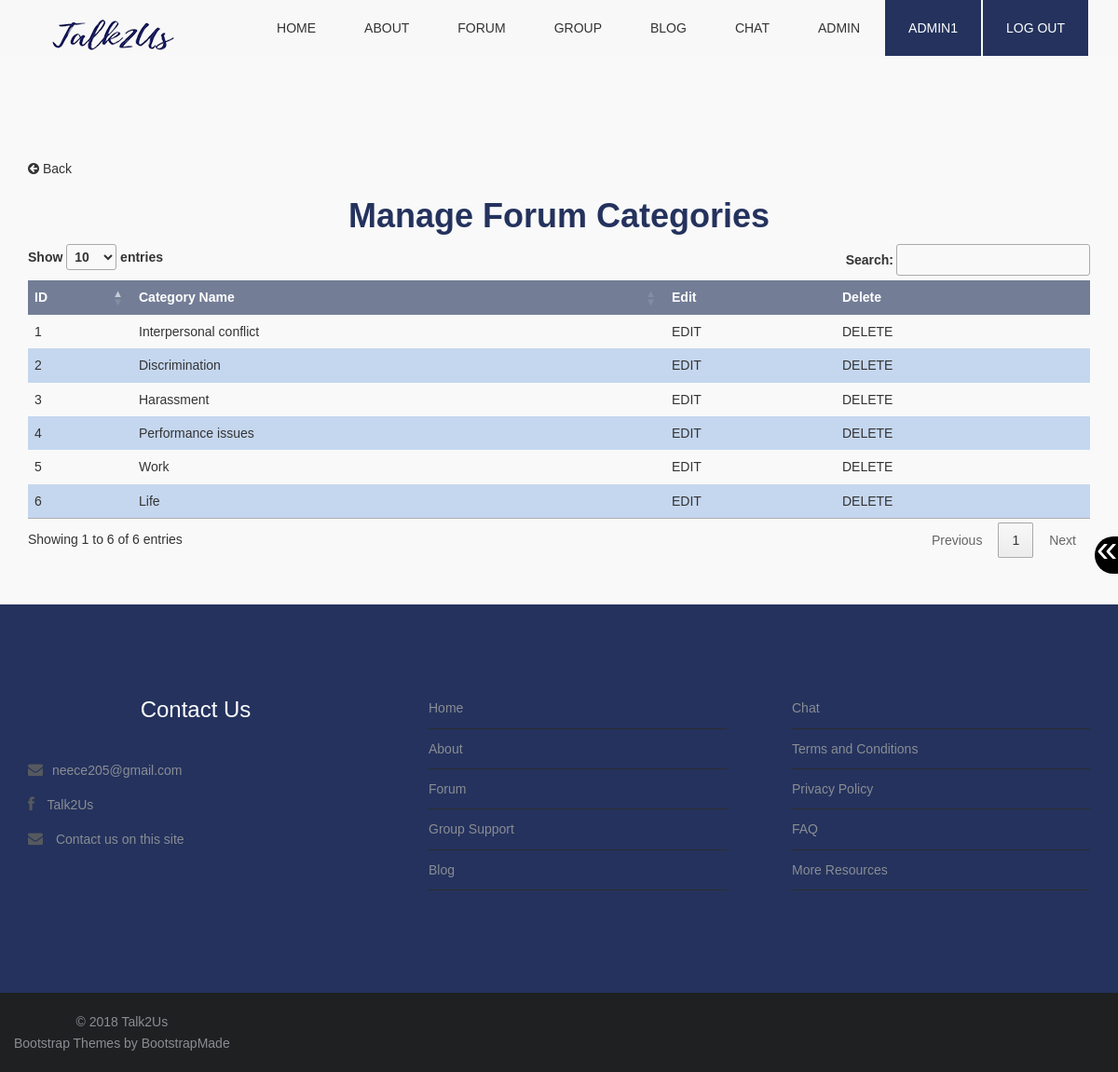
/manageDBCat.php (signed in), run on the app's committed database.
### tables this page shows
CREATE TABLE `forumcategory` (
  `categoryID` int(10) NOT NULL,
  `categoryName` varchar(255) NOT NULL
);

### manageDBCat.php (the view, shortened to what this page needs)
<?php
	require_once("function.php");
	include "database_conn.php";
	if(isset($_SESSION['userID'])){
		$accountID = $_SESSION['role'];
	}
	$sqlfaq = "SELECT *
	FROM forumcategory
	ORDER BY categoryID";
	$rsfaq = mysqli_query($conn,$sqlfaq)
	or die(mysqli_error($conn));
	echo makePageStart("Talk2Us - Manage Forum Categories");
	echo makeNav("");
	echo resizeButtons();
?>
<section class="box">
	<div class="container top-content">
<?php
	if (isset($_SESSION['userID'])){
		if ($accountID == "1") {
			if (mysqli_affected_rows($conn)>0) {
?>
	<a href="manageDB.php" class="backButton"><p><i class="fa fa-arrow-circle-left fa-1x"></i> Back</p></a>
	<h1><strong>Manage Forum Categories </strong></h1>
	<table id="dbCattable">
		<thead>
			<tr>
				<th>ID</th>
				<th>Category Name</th>
				<th>Edit</th>
				<th>Delete</th>
			</tr>
		</thead>
		<tbody>
<?php
				while($row = mysqli_fetch_assoc($rsfaq)){
					$id				= 	$row["categoryID"];
					$name			=	$row["categoryName"];
					echo "<tr>";
					echo "<td>$id</td>";
					echo "<td><a href=\"manageDbTopic.php?categoryid=$id\">$name</a></td>";
					echo "<td><a href=\"editDBCat.php?categoryid=$id\">EDIT</a></td>";
					echo "<td><a onClick=\"javascript: return confirm(' Are you sure you want to delete $name? ');\" href=\"deleteDBCat.php?categoryid=$id\">DELETE</a></td>";
					echo "</tr>";
				}
				echo"</tbody>";
				echo"</table>";
			} else {
				echo noexist("Discussion Board Categories");
				echo "<a href=\"manageDB.php\"><p>Return to manage forums</p></a>";
				echo "<a href=\"admin.php\"><p>Return to admin page</p></a>";
			}
		} else {
			echo wronglog("Admins");
		}
	} else {
		echo nolog();
	}
?>
</div>
</section>
<?php
	echo makeFooter();
?>

### css/style.css (style rules this page uses)
body { font-family: Arial, Helvetica, sans-serif; font-size:14px; font-weight:300; line-height:1.6em; color:#333; background-color:#fff; }
h1 { text-align:center; color: #24325D; }
p { color:#333; }
a { text-decoration:none; transition: all 0.1s ease-in-out; -moz-transition: all 0.1s ease-in-out; -webkit-transition: all 0.1s ease-in-out; -o-transition: all 0.1s ease-in-out; outline: none; color:#333; }
section.box { background-color:#f9f9f9; text-align:left; padding-top:50px; padding-bottom:50px; }
.inner-footer ul li,a { list-style:none; }
.top-content { margin-top: 120px !important; }
#submitblogtable td,th, #adminTable td,th,#userTable td,th,#contactTable td,th,#faqtable td,th,#faqquestable td,th, #dbCattable td,th , #applytable td,th , #postblogtable td,th , #submitblogtable td,th , #postblogcattable td,th , #repBlogtable td,th, #dbtopictable td,th, #groupmemtable td,th , #grouptable td,th,#repDBtable td,th,#repGStable td,th,#repChattable td,th { border-style: none !important; padding:0.5em !important; font-family: Arial, Helvetica, sans-serif !important; }
#submitblogtable th, #adminTable th,#userTable th,#contactTable th,#faqtable th,#faqquestable th,#dbCattable th,#applytable th,#postblogtable th,#submitblogtable th ,#postblogcattable th,#repBlogtable th,#dbtopictable th ,#groupmemtable th,#grouptable th,#repDBtable th,#repGStable th,#repChattable th { background-color: #737D96 !important; color: #FFFFFF !important; }
#submitblogtable tr:nth-of-type(even), #adminTable tr:nth-of-type(even),#userTable tr:nth-of-type(even),#contactTable tr:nth-of-type(even),#faqtable tr:nth-of-type(even),#faqquestable tr:nth-of-type(even),#dbCattable tr:nth-of-type(even),#applytable tr:nth-of-type(even),#postblogtable tr:nth-of-type(even),#submitblogtable tr:nth-of-type(even),#postblogcattable tr:nth-of-type(even),#repBlogtable tr:nth-of-type(even),#dbtopictable tr:nth-of-type(even),#groupmemtable tr:nth-of-type(even),#grouptable tr:nth-of-type(even),#repDBtable tr:nth-of-type(even),#repGStable tr:nth-of-type(even),#repChattable tr:nth-of-type(even) { background-color: #C5D7EF !important; }
#submitblogtable thead, #adminTable thead,#userTable thead,#contactTable thead,#faqtable thead,#faqquestable thead ,#dbCattable thead ,#applytable thead,#postblogtable thead,#submitblogtable thead ,#postblogcattable thead ,#repBlogtable thead,#dbtopictable thead,#groupmemtable thead,#grouptable thead,#repDBtable thead,#repGStable thead,#repChattable thead { background-color: #737D96 !important; color: #FFFFFF !important; }
.backButton { cursor: pointer; }

### data on the page
forumcategory: categoryID "1", categoryName "Interpersonal conflict"
forumcategory: categoryID "2", categoryName "Discrimination"
forumcategory: categoryID "3", categoryName "Harassment"
forumcategory: categoryID "4", categoryName "Performance issues"
forumcategory: categoryID "5", categoryName "Work"
forumcategory: categoryID "6", categoryName "Life"

### other printed values
$_SESSION['username'] "ADMIN1"
